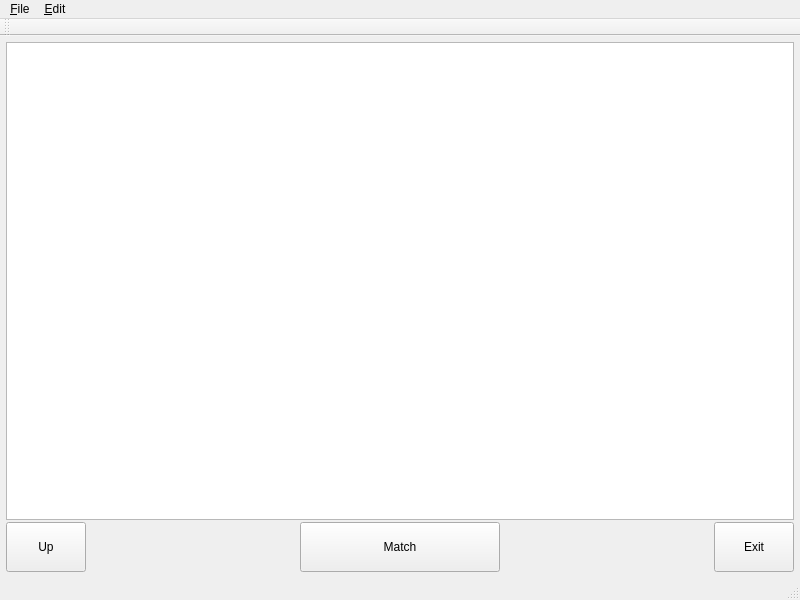
<?xml version="1.0" encoding="UTF-8"?>
<ui version="4.0">
 <class>MainWindow</class>
 <widget class="QMainWindow" name="MainWindow">
  <property name="geometry">
   <rect>
    <x>0</x>
    <y>0</y>
    <width>800</width>
    <height>600</height>
   </rect>
  </property>
  <property name="minimumSize">
   <size>
    <width>800</width>
    <height>600</height>
   </size>
  </property>
  <property name="windowTitle">
   <string>Rename subtitle</string>
  </property>
  <widget class="QWidget" name="centralWidget">
   <layout class="QVBoxLayout" name="verticalLayout">
    <property name="spacing">
     <number>2</number>
    </property>
    <property name="leftMargin">
     <number>6</number>
    </property>
    <property name="topMargin">
     <number>6</number>
    </property>
    <property name="rightMargin">
     <number>6</number>
    </property>
    <property name="bottomMargin">
     <number>6</number>
    </property>
    <item>
     <widget class="KbdTreeView" name="treeView">
      <property name="selectionMode">
       <enum>QAbstractItemView::ExtendedSelection</enum>
      </property>
      <property name="itemsExpandable">
       <bool>false</bool>
      </property>
      <property name="expandsOnDoubleClick">
       <bool>false</bool>
      </property>
     </widget>
    </item>
    <item>
     <widget class="QWidget" name="widget" native="true">
      <layout class="QHBoxLayout" name="horizontalLayout">
       <property name="spacing">
        <number>0</number>
       </property>
       <property name="leftMargin">
        <number>0</number>
       </property>
       <property name="topMargin">
        <number>0</number>
       </property>
       <property name="rightMargin">
        <number>0</number>
       </property>
       <property name="bottomMargin">
        <number>0</number>
       </property>
       <item>
        <widget class="QPushButton" name="pushButton_up">
         <property name="minimumSize">
          <size>
           <width>80</width>
           <height>50</height>
          </size>
         </property>
         <property name="text">
          <string>Up</string>
         </property>
        </widget>
       </item>
       <item>
        <spacer name="horizontalSpacer">
         <property name="orientation">
          <enum>Qt::Horizontal</enum>
         </property>
         <property name="sizeHint" stdset="0">
          <size>
           <width>40</width>
           <height>20</height>
          </size>
         </property>
        </spacer>
       </item>
       <item>
        <widget class="QPushButton" name="pushButton_match">
         <property name="minimumSize">
          <size>
           <width>200</width>
           <height>50</height>
          </size>
         </property>
         <property name="text">
          <string>Match</string>
         </property>
        </widget>
       </item>
       <item>
        <spacer name="horizontalSpacer_2">
         <property name="orientation">
          <enum>Qt::Horizontal</enum>
         </property>
         <property name="sizeHint" stdset="0">
          <size>
           <width>40</width>
           <height>20</height>
          </size>
         </property>
        </spacer>
       </item>
       <item>
        <widget class="QPushButton" name="pushButton_exit">
         <property name="minimumSize">
          <size>
           <width>80</width>
           <height>50</height>
          </size>
         </property>
         <property name="text">
          <string>Exit</string>
         </property>
        </widget>
       </item>
      </layout>
     </widget>
    </item>
   </layout>
  </widget>
  <widget class="QMenuBar" name="menuBar">
   <property name="geometry">
    <rect>
     <x>0</x>
     <y>0</y>
     <width>800</width>
     <height>19</height>
    </rect>
   </property>
   <widget class="QMenu" name="menuFile">
    <property name="title">
     <string>&amp;File</string>
    </property>
    <addaction name="actionMatch"/>
    <addaction name="action_Delete"/>
    <addaction name="actionUp"/>
    <addaction name="separator"/>
    <addaction name="actionExit"/>
   </widget>
   <widget class="QMenu" name="menuEdit">
    <property name="title">
     <string>&amp;Edit</string>
    </property>
    <addaction name="actionCut_X"/>
    <addaction name="action_Copy"/>
    <addaction name="action_Paste"/>
   </widget>
   <addaction name="menuFile"/>
   <addaction name="menuEdit"/>
  </widget>
  <widget class="QToolBar" name="mainToolBar">
   <attribute name="toolBarArea">
    <enum>TopToolBarArea</enum>
   </attribute>
   <attribute name="toolBarBreak">
    <bool>false</bool>
   </attribute>
  </widget>
  <widget class="QStatusBar" name="statusBar"/>
  <action name="actionMatch">
   <property name="text">
    <string>&amp;Match</string>
   </property>
   <property name="shortcut">
    <string>Ctrl+M</string>
   </property>
  </action>
  <action name="actionExit">
   <property name="text">
    <string>E&amp;xit</string>
   </property>
  </action>
  <action name="actionUp">
   <property name="text">
    <string>&amp;Up</string>
   </property>
   <property name="shortcut">
    <string>Ctrl+U</string>
   </property>
  </action>
  <action name="action_Delete">
   <property name="text">
    <string>&amp;Delete</string>
   </property>
   <property name="shortcut">
    <string>Ctrl+D</string>
   </property>
  </action>
  <action name="action_Copy">
   <property name="text">
    <string>&amp;Copy</string>
   </property>
   <property name="shortcut">
    <string>Ctrl+C</string>
   </property>
  </action>
  <action name="action_Paste">
   <property name="text">
    <string>Paste(&amp;V)</string>
   </property>
   <property name="shortcut">
    <string>Ctrl+V</string>
   </property>
  </action>
  <action name="actionCut_X">
   <property name="text">
    <string>Cut(&amp;X)</string>
   </property>
   <property name="shortcut">
    <string>Ctrl+X</string>
   </property>
  </action>
 </widget>
 <layoutdefault spacing="6" margin="11"/>
 <customwidgets>
  <customwidget>
   <class>KbdTreeView</class>
   <extends>QTreeView</extends>
   <header>kbdtreeview.h</header>
  </customwidget>
 </customwidgets>
 <resources/>
 <connections/>
</ui>
